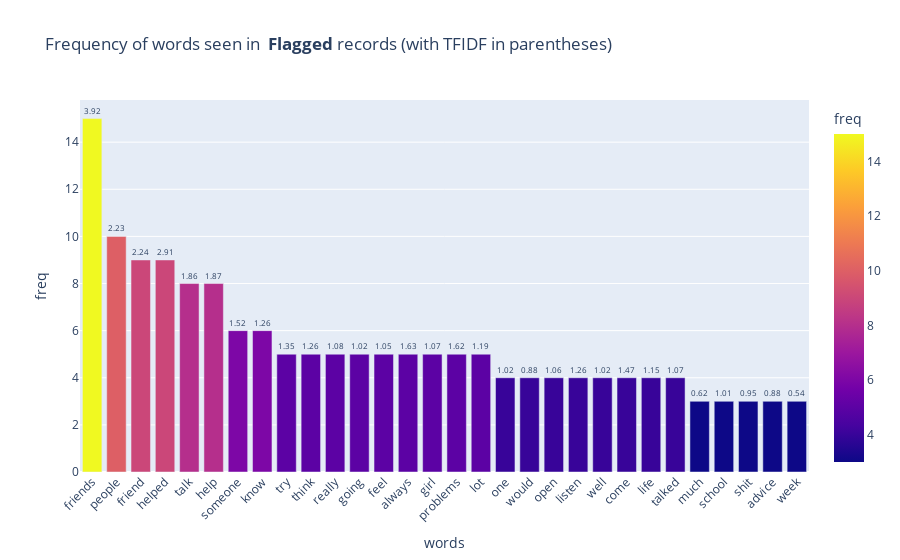

Write notebook code for a chart like this one.
### Code cell
fig = px.bar(
    data_frame=n_words_df[:n], x='words', y='freq', color='freq',
    text='tfidf_score_sum', labels={'x': 'words', 'y': 'frequency'},
    title='Frequency of words seen in <b> Flagged </b>records (with TFIDF in parentheses)')

fig.update_xaxes(tickangle= -45)  
fig.update_traces(
    texttemplate='%{text:.2f}', textposition='outside',
     textfont_size=8)
     
fig.show()

### Figure 1 — Plotly figure (JSON) as saved in the notebook; plotly's stock layout.template omitted (floating-point values rounded to 4 significant figures)
{"data": [{"alignmentgroup": "True", "hovertemplate": "words=%{x}<br>freq=%{marker.color}<br>tfidf_score_sum=%{text}<extra></extra>", "legendgroup": "", "marker": {"color": [15, 10, 9, 9, 8, 8, 6, 6, 5, 5, 5, 5, 5, 5, 5, 5, 5, 4, 4, 4, 4, 4, 4, 4, 4, 3, 3, 3, 3, 3], "coloraxis": "coloraxis", "pattern": {"shape": ""}}, "name": "", "offsetgroup": "", "orientation": "v", "showlegend": false, "text": [3.922, 2.23, 2.241, 2.91, 1.855, 1.869, 1.517, 1.264, 1.353, 1.263, 1.079, 1.022, 1.051, 1.628, 1.068, 1.625, 1.191, 1.018, 0.8775, 1.059, 1.26, 1.019, 1.47, 1.147, 1.073, 0.6225, 1.013, 0.9541, 0.8846, 0.5414], "textfont": {"size": 8}, "textposition": "outside", "texttemplate": "%{text:.2f}", "type": "bar", "x": ["friends", "people", "friend", "helped", "talk", "help", "someone", "know", "try", "think", "really", "going", "feel", "always", "girl", "problems", "lot", "one", "would", "open", "listen", "well", "come", "life", "talked", "much", "school", "shit", "advice", "week"], "xaxis": "x", "y": [15, 10, 9, 9, 8, 8, 6, 6, 5, 5, 5, 5, 5, 5, 5, 5, 5, 4, 4, 4, 4, 4, 4, 4, 4, 3, 3, 3, 3, 3], "yaxis": "y"}], "layout": {"barmode": "relative", "coloraxis": {"colorbar": {"title": {"text": "freq"}}, "colorscale": [[0, "#0d0887"], [0.1111, "#46039f"], [0.2222, "#7201a8"], [0.3333, "#9c179e"], [0.4444, "#bd3786"], [0.5556, "#d8576b"], [0.6667, "#ed7953"], [0.7778, "#fb9f3a"], [0.8889, "#fdca26"], [1, "#f0f921"]]}, "legend": {"tracegroupgap": 0}, "title": {"text": "Frequency of words seen in <b> Flagged </b>records (with TFIDF in parentheses)"}, "xaxis": {"anchor": "y", "domain": [0, 1], "tickangle": -45, "title": {"text": "words"}}, "yaxis": {"anchor": "x", "domain": [0, 1], "title": {"text": "freq"}}}}
